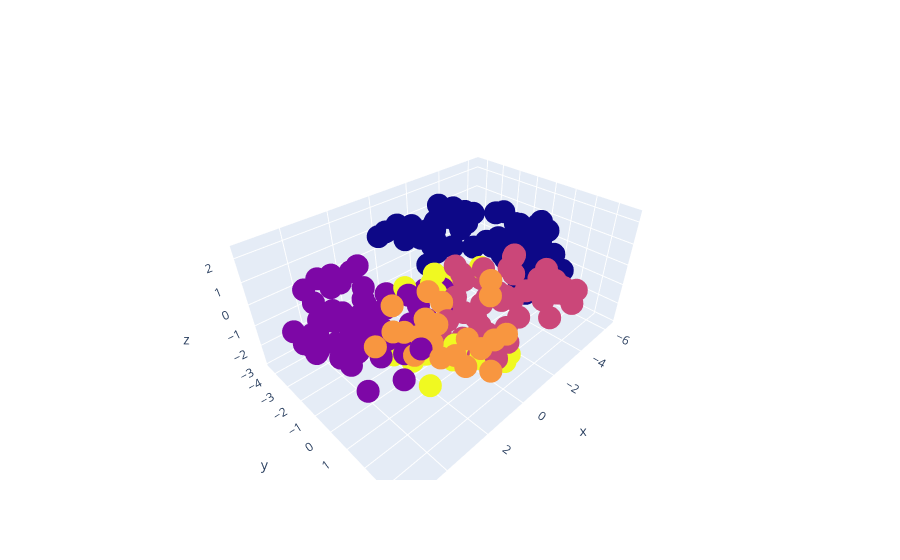

Notebook code cell kept with this figure:
### Code cell
import plotly.graph_objects as go

# Create trace, sizing bubbles by planet diameter
fig = go.Figure(data=go.Scatter3d(
    x = X_pca[:, 0],
    y = X_pca[:, 1],
    z = X_pca[:, 3],
    mode = 'markers',
    marker = dict(
        color = final_clusters,
        )
))
fig.show()

### Figure 1 — Plotly figure (JSON) as saved in the notebook; plotly's stock layout.template omitted (floating-point values rounded to 4 significant figures; data arrays with more than 128 entries replaced by an {"elided": "..."} marker saying what was removed)
{"data": [{"marker": {"color": {"elided": "218 int values"}}, "mode": "markers", "type": "scatter3d", "x": {"elided": "218 float values"}, "y": {"elided": "218 float values"}, "z": {"elided": "218 float values"}}], "layout": {}}
